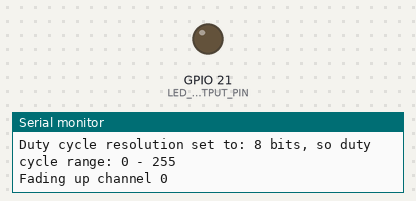
A sketch run on a simulated ESP32. Parts: output pins drawn as LEDs (lit = HIGH), the last lines printed to the serial monitor.

Above: at 0.05 s.
At 1.05 s:
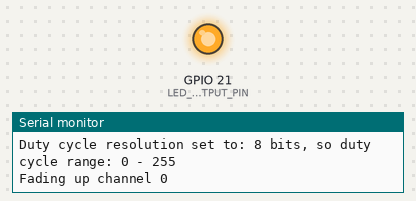
At 2.05 s:
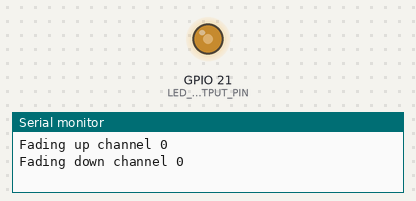
Timing chart, 0 to 4.7 s (numbered marks = the images above):
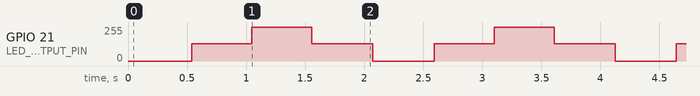

The sketch:

Fade.ino
```cpp
/**
 * This example fades on and off GPIO Pin 21 using the ESP32's PWM functionality
 *
 * All GPIO pins can be used for PWM on the ESP32. On the Huzzah32, pins 34 (A2), 39 (A3), 36 (A4)
 * are not output-capable and should not work by design.
 *
 * By Jon E. Froehlich
 * @jonfroehlich
 * http://makeabilitylab.io
 *
 *
 * Official API ref for ledc
 * https://docs.espressif.com/projects/esp-idf/en/latest/esp32/api-reference/peripherals/ledc.html
 *
 * Header file for ledc.h
 * https://github.com/espressif/arduino-esp32/blob/a4305284d085caeddd1190d141710fb6f1c6cbe1/cores/esp32/esp32-hal-ledc.h#L29
 *
 * Without Arduino library, a bit more complicated:
 * https://github.com/espressif/esp-idf/tree/741960d/examples/peripherals/ledc
 *
 * Walkthrough and circuit diagram here:
 * https://makeabilitylab.github.io/physcomp/esp32/led-fade
 *
 */


const int PWM_CHANNEL = 0; // ESP32 has 16 channels which can generate 16 independent waveforms
const int PWM_FREQ = 500;  // Recall that Arduino Uno is ~490 Hz. Official ESP32 example uses 5,000Hz

// We'll use same resolution as Uno (8 bits, 0-255) but ESP32 can go up to 16 bits
// Espressif docs seem to suggest that 10-15 bits is most common
// See: https://docs.espressif.com/projects/esp-idf/en/latest/esp32/api-reference/peripherals/ledc.html#ledc-api-supported-range-frequency-duty-resolution
// Determined 1-16 bits for resolution here:
// https://github.com/espressif/arduino-esp32/blob/a4305284d085caeddd1190d141710fb6f1c6cbe1/cores/esp32/esp32-hal-ledc.h
const int PWM_RESOLUTION = 8;

// The max duty cycle value based on PWM resolution (will be 255 if resolution is 8 bits)
const int MAX_DUTY_CYCLE = (int)(pow(2, PWM_RESOLUTION) - 1);

// The pin numbering on the Huzzah32 is a bit strange so always helps to consult the pin diagram
// See pin diagram here: https://makeabilitylab.github.io/physcomp/esp32/
const int LED_OUTPUT_PIN = 21;

const int DELAY_MS = 4;    // delay between fade increments
int _ledFadeStep = 5; // amount to fade per loop

void setup() {
  Serial.begin(9600);

  // Unlike traditional Arduino, we do not setup our PWM output pins
  // here with pinMode. Instead, we setup our PWM timer channel and then
  // we'll attach pins to the PWM channel. The cool side effect here, of course,
  // is that it's easy to control multiple pins at once with the same PWM timer
  ledcSetup(PWM_CHANNEL, PWM_FREQ, PWM_RESOLUTION);

  // https://github.com/espressif/arduino-esp32/blob/a4305284d085caeddd1190d141710fb6f1c6cbe1/cores/esp32/esp32-hal-ledc.h
  ledcAttachPin(LED_OUTPUT_PIN, PWM_CHANNEL);

  Serial.print("Duty cycle resolution set to: ");
  Serial.print(PWM_RESOLUTION);
  Serial.print(" bits, so duty cycle range: 0 - ");
  Serial.println(MAX_DUTY_CYCLE);
}

void loop() {

  // fade LED brightness up
  Serial.print("Fading up channel ");
  Serial.println(PWM_CHANNEL);
  for(int dutyCycle = 0; dutyCycle <= MAX_DUTY_CYCLE; dutyCycle++){
    ledcWrite(PWM_CHANNEL, dutyCycle);
    delay(DELAY_MS);
  }

  // fade LED brightness down
  Serial.print("Fading down channel ");
  Serial.println(PWM_CHANNEL);
  for(int dutyCycle = MAX_DUTY_CYCLE; dutyCycle >= 0; dutyCycle--){
    ledcWrite(PWM_CHANNEL, dutyCycle);
    delay(DELAY_MS);
  }
}
```

Measured:
- by itself, GPIO 21 (LED_OUTPUT_PIN): repeats every 2.1 s: 255/255 0.51 s, 128/255 0.52 s, 0/255 0.52 s, 128/255 0.51 s
